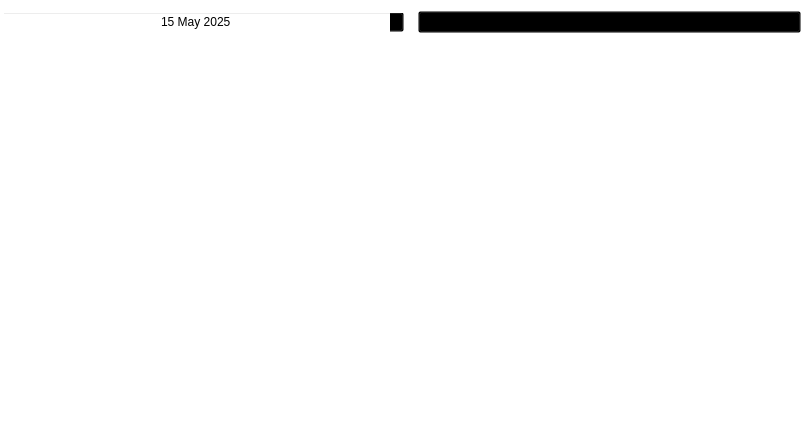
<?xml version="1.0" encoding="UTF-8"?>
<ui version="4.0">
 <class>chartPage</class>
 <widget class="QWidget" name="chartPage">
  <property name="geometry">
   <rect>
    <x>0</x>
    <y>0</y>
    <width>812</width>
    <height>448</height>
   </rect>
  </property>
  <property name="windowTitle">
   <string>Form</string>
  </property>
  <property name="styleSheet">
   <string notr="true">background-color:rgba(0,0,0,0);</string>
  </property>
  <layout class="QHBoxLayout" name="horizontalLayout">
   <property name="spacing">
    <number>0</number>
   </property>
   <property name="leftMargin">
    <number>0</number>
   </property>
   <property name="topMargin">
    <number>0</number>
   </property>
   <property name="rightMargin">
    <number>0</number>
   </property>
   <property name="bottomMargin">
    <number>0</number>
   </property>
   <item>
    <widget class="QFrame" name="buttonFrame">
     <property name="frameShape">
      <enum>QFrame::Shape::StyledPanel</enum>
     </property>
     <property name="frameShadow">
      <enum>QFrame::Shadow::Raised</enum>
     </property>
    </widget>
   </item>
   <item>
    <widget class="QFrame" name="chartFrame">
     <property name="frameShape">
      <enum>QFrame::Shape::StyledPanel</enum>
     </property>
     <property name="frameShadow">
      <enum>QFrame::Shadow::Raised</enum>
     </property>
     <layout class="QGridLayout" name="gridLayout" rowstretch="1,10">
      <property name="leftMargin">
       <number>0</number>
      </property>
      <property name="topMargin">
       <number>0</number>
      </property>
      <property name="rightMargin">
       <number>0</number>
      </property>
      <property name="bottomMargin">
       <number>0</number>
      </property>
      <property name="spacing">
       <number>0</number>
      </property>
      <item row="0" column="0">
       <widget class="QFrame" name="dayFrame">
        <property name="frameShape">
         <enum>QFrame::Shape::StyledPanel</enum>
        </property>
        <property name="frameShadow">
         <enum>QFrame::Shadow::Raised</enum>
        </property>
        <layout class="QHBoxLayout" name="horizontalLayout_2">
         <property name="leftMargin">
          <number>0</number>
         </property>
         <property name="topMargin">
          <number>0</number>
         </property>
         <property name="rightMargin">
          <number>0</number>
         </property>
         <property name="bottomMargin">
          <number>0</number>
         </property>
         <item>
          <widget class="QDateEdit" name="selectedDateEdit">
           <property name="alignment">
            <set>Qt::AlignmentFlag::AlignCenter</set>
           </property>
           <property name="date">
            <date>
             <year>2025</year>
             <month>5</month>
             <day>15</day>
            </date>
           </property>
          </widget>
         </item>
        </layout>
       </widget>
      </item>
      <item row="0" column="2">
       <widget class="QFrame" name="weekFrame">
        <property name="frameShape">
         <enum>QFrame::Shape::StyledPanel</enum>
        </property>
        <property name="frameShadow">
         <enum>QFrame::Shadow::Raised</enum>
        </property>
        <layout class="QHBoxLayout" name="horizontalLayout_3">
         <item>
          <widget class="QComboBox" name="weekComboBox"/>
         </item>
        </layout>
       </widget>
      </item>
      <item row="1" column="0">
       <widget class="QChartView" name="consumGraphicsView">
        <property name="styleSheet">
         <string notr="true"/>
        </property>
       </widget>
      </item>
      <item row="1" column="2">
       <widget class="QChartView" name="counterGraphicsView">
        <property name="styleSheet">
         <string notr="true"/>
        </property>
       </widget>
      </item>
      <item row="1" column="1">
       <widget class="Line" name="line">
        <property name="orientation">
         <enum>Qt::Orientation::Vertical</enum>
        </property>
       </widget>
      </item>
     </layout>
    </widget>
   </item>
  </layout>
 </widget>
 <customwidgets>
  <customwidget>
   <class>QChartView</class>
   <extends>QGraphicsView</extends>
   <header>qchartview.h</header>
  </customwidget>
 </customwidgets>
 <resources/>
 <connections/>
</ui>
